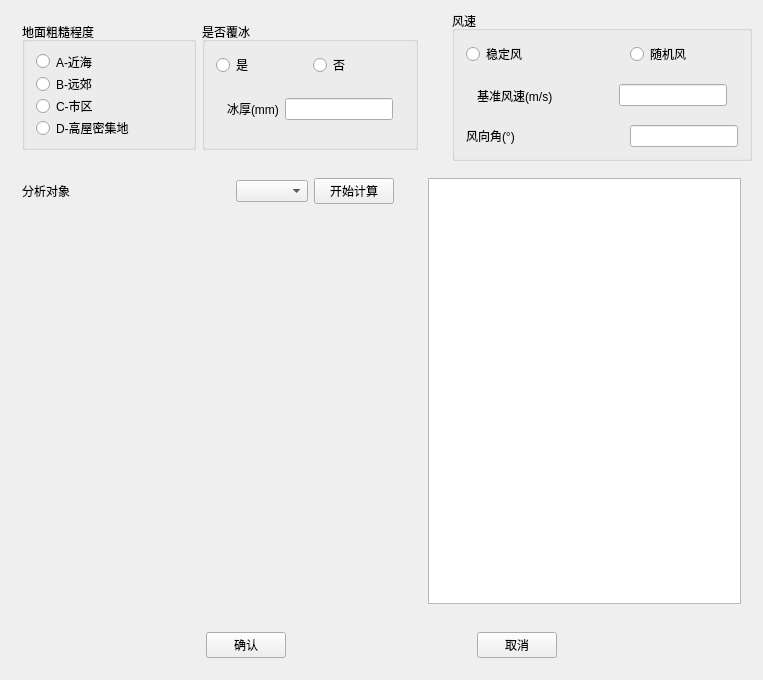
<?xml version="1.0" encoding="UTF-8"?>
<ui version="4.0">
 <class>WindClass</class>
 <widget class="QDialog" name="WindClass">
  <property name="geometry">
   <rect>
    <x>0</x>
    <y>0</y>
    <width>763</width>
    <height>680</height>
   </rect>
  </property>
  <property name="windowTitle">
   <string>风荷载</string>
  </property>
  <layout class="QGridLayout" name="gridLayout_3">
   <item row="0" column="3">
    <widget class="QGroupBox" name="groupBox_4">
     <property name="maximumSize">
      <size>
       <width>300</width>
       <height>150</height>
      </size>
     </property>
     <property name="title">
      <string>风速</string>
     </property>
     <layout class="QGridLayout" name="gridLayout_5">
      <item row="3" column="0">
       <widget class="QLabel" name="label_6">
        <property name="text">
         <string>风向角(°)</string>
        </property>
       </widget>
      </item>
      <item row="3" column="1">
       <spacer name="horizontalSpacer_7">
        <property name="orientation">
         <enum>Qt::Horizontal</enum>
        </property>
        <property name="sizeHint" stdset="0">
         <size>
          <width>40</width>
          <height>20</height>
         </size>
        </property>
       </spacer>
      </item>
      <item row="0" column="2">
       <widget class="QRadioButton" name="rad_ran">
        <property name="text">
         <string>随机风</string>
        </property>
       </widget>
      </item>
      <item row="3" column="2">
       <widget class="QLineEdit" name="direction_edi"/>
      </item>
      <item row="0" column="0">
       <widget class="QRadioButton" name="rad_stab">
        <property name="text">
         <string>稳定风</string>
        </property>
       </widget>
      </item>
      <item row="1" column="0" colspan="3">
       <widget class="QStackedWidget" name="stackedWidget_2">
        <property name="currentIndex">
         <number>0</number>
        </property>
        <widget class="QWidget" name="page_3">
         <layout class="QHBoxLayout" name="horizontalLayout_3">
          <item>
           <widget class="QLabel" name="label_5">
            <property name="text">
             <string>基准风速(m/s)</string>
            </property>
           </widget>
          </item>
          <item>
           <spacer name="horizontalSpacer_8">
            <property name="orientation">
             <enum>Qt::Horizontal</enum>
            </property>
            <property name="sizeHint" stdset="0">
             <size>
              <width>40</width>
              <height>20</height>
             </size>
            </property>
           </spacer>
          </item>
          <item>
           <widget class="QLineEdit" name="wind_edi"/>
          </item>
         </layout>
        </widget>
        <widget class="QWidget" name="page_4">
         <layout class="QHBoxLayout" name="horizontalLayout_4">
          <item>
           <spacer name="horizontalSpacer">
            <property name="orientation">
             <enum>Qt::Horizontal</enum>
            </property>
            <property name="sizeHint" stdset="0">
             <size>
              <width>40</width>
              <height>20</height>
             </size>
            </property>
           </spacer>
          </item>
          <item>
           <widget class="QComboBox" name="wind_com">
            <property name="maximumSize">
             <size>
              <width>120</width>
              <height>16777215</height>
             </size>
            </property>
            <item>
             <property name="text">
              <string>读取风速</string>
             </property>
            </item>
            <item>
             <property name="text">
              <string>计算风速</string>
             </property>
            </item>
           </widget>
          </item>
          <item>
           <widget class="QPushButton" name="sure_btn_2">
            <property name="maximumSize">
             <size>
              <width>50</width>
              <height>16777215</height>
             </size>
            </property>
            <property name="text">
             <string>确认</string>
            </property>
           </widget>
          </item>
         </layout>
        </widget>
       </widget>
      </item>
     </layout>
    </widget>
   </item>
   <item row="0" column="0" colspan="2">
    <widget class="QWidget" name="widget" native="true">
     <property name="maximumSize">
      <size>
       <width>16777215</width>
       <height>150</height>
      </size>
     </property>
     <layout class="QHBoxLayout" name="horizontalLayout">
      <item>
       <widget class="QGroupBox" name="groupBox">
        <property name="title">
         <string>地面粗糙程度</string>
        </property>
        <layout class="QVBoxLayout" name="verticalLayout">
         <item>
          <widget class="QRadioButton" name="rad_A">
           <property name="text">
            <string>A-近海</string>
           </property>
          </widget>
         </item>
         <item>
          <widget class="QRadioButton" name="rad_B">
           <property name="text">
            <string>B-远郊</string>
           </property>
          </widget>
         </item>
         <item>
          <widget class="QRadioButton" name="rad_C">
           <property name="text">
            <string>C-市区</string>
           </property>
          </widget>
         </item>
         <item>
          <widget class="QRadioButton" name="rad_D">
           <property name="text">
            <string>D-高屋密集地</string>
           </property>
          </widget>
         </item>
        </layout>
       </widget>
      </item>
      <item>
       <widget class="QGroupBox" name="groupBox_2">
        <property name="title">
         <string>是否覆冰</string>
        </property>
        <layout class="QGridLayout" name="gridLayout">
         <item row="0" column="0">
          <widget class="QRadioButton" name="rad_t">
           <property name="text">
            <string>是</string>
           </property>
          </widget>
         </item>
         <item row="0" column="1">
          <widget class="QRadioButton" name="rad_f">
           <property name="text">
            <string>否</string>
           </property>
          </widget>
         </item>
         <item row="1" column="0" colspan="2">
          <widget class="QStackedWidget" name="stackedWidget">
           <property name="currentIndex">
            <number>0</number>
           </property>
           <widget class="QWidget" name="page">
            <layout class="QGridLayout" name="gridLayout_2">
             <item row="0" column="0">
              <widget class="QLabel" name="label">
               <property name="text">
                <string>冰厚(mm)</string>
               </property>
              </widget>
             </item>
             <item row="0" column="1">
              <widget class="QLineEdit" name="ice_edi"/>
             </item>
            </layout>
           </widget>
           <widget class="QWidget" name="page_2"/>
          </widget>
         </item>
        </layout>
       </widget>
      </item>
     </layout>
    </widget>
   </item>
   <item row="2" column="0" colspan="4">
    <widget class="QWidget" name="widget_4" native="true">
     <layout class="QHBoxLayout" name="horizontalLayout_2">
      <item>
       <spacer name="horizontalSpacer_2">
        <property name="orientation">
         <enum>Qt::Horizontal</enum>
        </property>
        <property name="sizeHint" stdset="0">
         <size>
          <width>136</width>
          <height>20</height>
         </size>
        </property>
       </spacer>
      </item>
      <item>
       <widget class="QPushButton" name="sure_btn">
        <property name="text">
         <string>确认</string>
        </property>
       </widget>
      </item>
      <item>
       <spacer name="horizontalSpacer_3">
        <property name="orientation">
         <enum>Qt::Horizontal</enum>
        </property>
        <property name="sizeHint" stdset="0">
         <size>
          <width>136</width>
          <height>20</height>
         </size>
        </property>
       </spacer>
      </item>
      <item>
       <widget class="QPushButton" name="cancel_btn">
        <property name="text">
         <string>取消</string>
        </property>
       </widget>
      </item>
      <item>
       <spacer name="horizontalSpacer_4">
        <property name="orientation">
         <enum>Qt::Horizontal</enum>
        </property>
        <property name="sizeHint" stdset="0">
         <size>
          <width>136</width>
          <height>20</height>
         </size>
        </property>
       </spacer>
      </item>
     </layout>
    </widget>
   </item>
   <item row="1" column="1" colspan="3">
    <widget class="QWidget" name="widget_2" native="true">
     <property name="maximumSize">
      <size>
       <width>500</width>
       <height>16777215</height>
      </size>
     </property>
     <layout class="QGridLayout" name="gridLayout_4">
      <item row="0" column="0" colspan="3">
       <widget class="QTableWidget" name="tableWidget"/>
      </item>
     </layout>
    </widget>
   </item>
   <item row="1" column="0">
    <widget class="QWidget" name="widget_3" native="true">
     <property name="maximumSize">
      <size>
       <width>400</width>
       <height>16777215</height>
      </size>
     </property>
     <layout class="QGridLayout" name="gridLayout_6">
      <item row="0" column="1">
       <spacer name="horizontalSpacer_5">
        <property name="orientation">
         <enum>Qt::Horizontal</enum>
        </property>
        <property name="sizeHint" stdset="0">
         <size>
          <width>137</width>
          <height>20</height>
         </size>
        </property>
       </spacer>
      </item>
      <item row="0" column="0">
       <widget class="QLabel" name="label_4">
        <property name="text">
         <string>分析对象</string>
        </property>
       </widget>
      </item>
      <item row="0" column="3">
       <widget class="QPushButton" name="count_btn">
        <property name="text">
         <string>开始计算</string>
        </property>
       </widget>
      </item>
      <item row="0" column="2">
       <widget class="QComboBox" name="object_com"/>
      </item>
      <item row="2" column="0" colspan="5">
       <widget class="QWidget" name="widget_5" native="true"/>
      </item>
     </layout>
    </widget>
   </item>
  </layout>
 </widget>
 <layoutdefault spacing="6" margin="11"/>
 <resources/>
 <connections/>
</ui>
